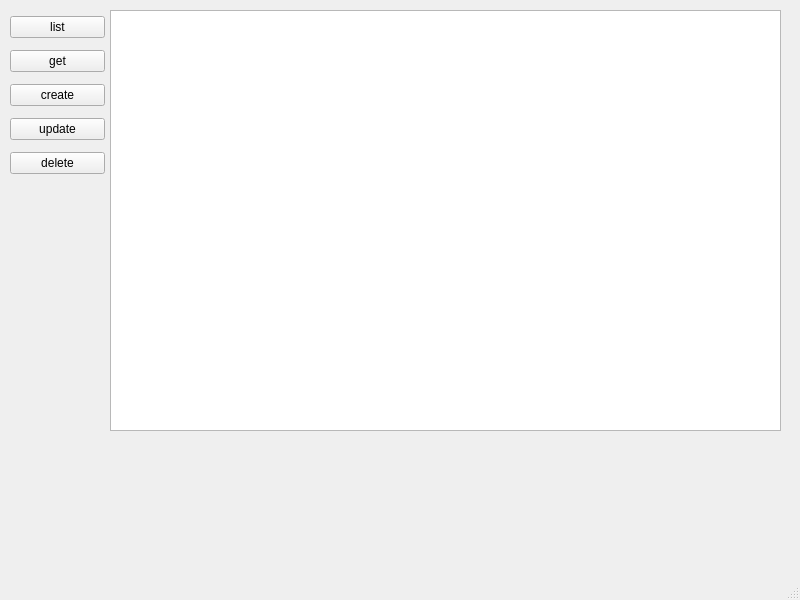
<?xml version="1.0" encoding="UTF-8"?>
<ui version="4.0">
 <class>MainWindow</class>
 <widget class="QMainWindow" name="MainWindow">
  <property name="geometry">
   <rect>
    <x>0</x>
    <y>0</y>
    <width>800</width>
    <height>600</height>
   </rect>
  </property>
  <property name="windowTitle">
   <string>MainWindow</string>
  </property>
  <widget class="QWidget" name="centralwidget">
   <widget class="QTextEdit" name="outputEdit">
    <property name="geometry">
     <rect>
      <x>110</x>
      <y>10</y>
      <width>671</width>
      <height>421</height>
     </rect>
    </property>
   </widget>
   <widget class="QWidget" name="layoutWidget">
    <property name="geometry">
     <rect>
      <x>10</x>
      <y>10</y>
      <width>95</width>
      <height>175</height>
     </rect>
    </property>
    <layout class="QVBoxLayout" name="verticalLayout">
     <item>
      <widget class="QPushButton" name="btnList">
       <property name="text">
        <string>list</string>
       </property>
      </widget>
     </item>
     <item>
      <widget class="QPushButton" name="btnGet">
       <property name="text">
        <string>get</string>
       </property>
      </widget>
     </item>
     <item>
      <widget class="QPushButton" name="btnCreate">
       <property name="text">
        <string>create</string>
       </property>
      </widget>
     </item>
     <item>
      <widget class="QPushButton" name="btnUpdate">
       <property name="text">
        <string>update</string>
       </property>
      </widget>
     </item>
     <item>
      <widget class="QPushButton" name="btnDelete">
       <property name="text">
        <string>delete</string>
       </property>
      </widget>
     </item>
    </layout>
   </widget>
  </widget>
  <widget class="QMenuBar" name="menubar">
   <property name="geometry">
    <rect>
     <x>0</x>
     <y>0</y>
     <width>800</width>
     <height>26</height>
    </rect>
   </property>
  </widget>
  <widget class="QStatusBar" name="statusbar"/>
 </widget>
 <resources/>
 <connections/>
</ui>
